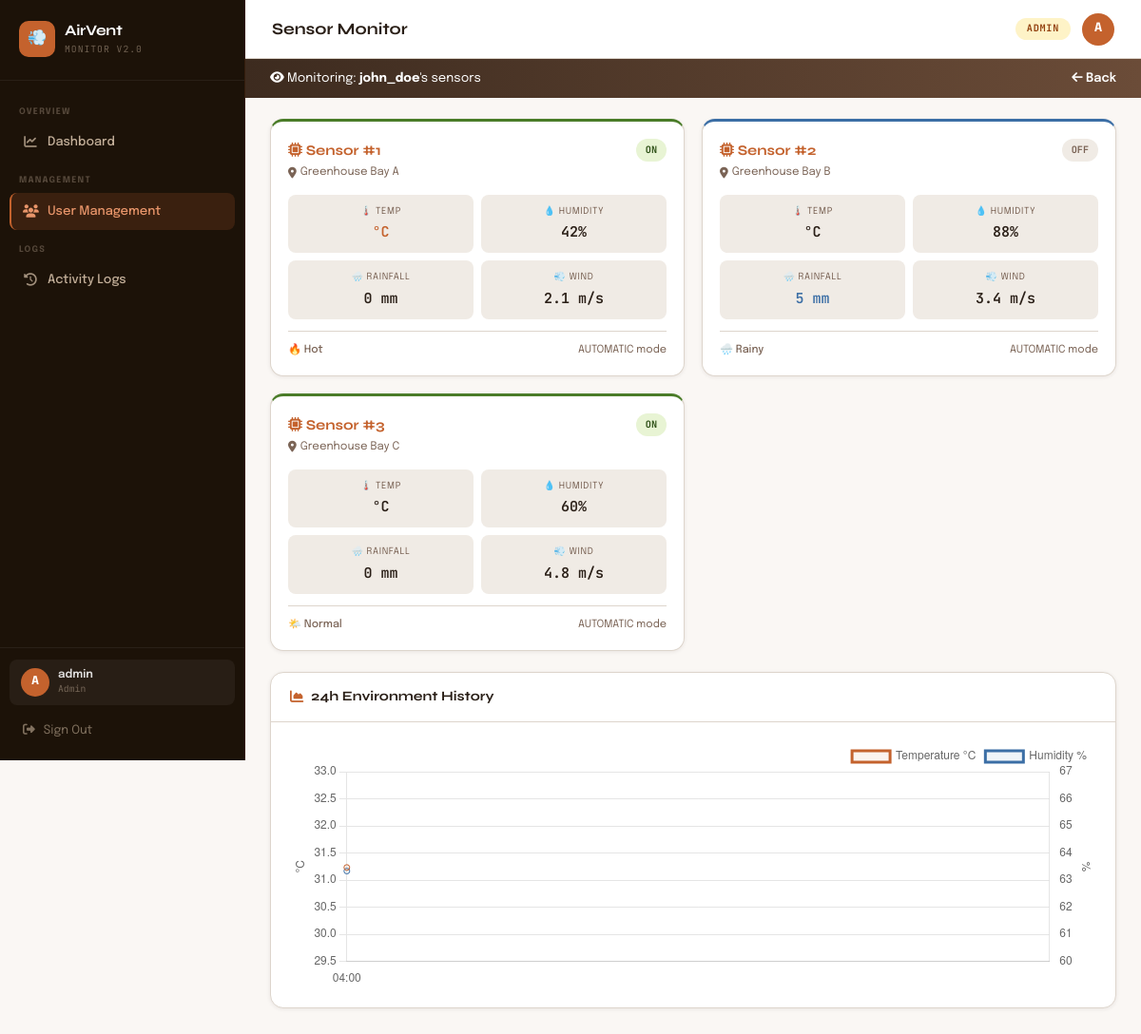
The page /app/admin/view-user.php?view_user=3 (signed in) on the database its author committed.
### tables this page shows
CREATE TABLE IF NOT EXISTS users (
    user_id    INT AUTO_INCREMENT PRIMARY KEY,
    username   VARCHAR(50)  NOT NULL UNIQUE,
    email      VARCHAR(100) NOT NULL UNIQUE,
    password   VARCHAR(255) NOT NULL,
    role       ENUM('user','manager','admin') NOT NULL DEFAULT 'user',
    created_at DATETIME DEFAULT CURRENT_TIMESTAMP
);

CREATE TABLE IF NOT EXISTS sensors (
    sensor_id  INT AUTO_INCREMENT PRIMARY KEY,
    location   VARCHAR(100) NOT NULL,
    latitude   DECIMAL(9,6) DEFAULT 0,
    longitude  DECIMAL(9,6) DEFAULT 0,
    status     ENUM('Active','Inactive') NOT NULL DEFAULT 'Active',
    created_at DATETIME DEFAULT CURRENT_TIMESTAMP
);

### config/config.php (called while the page is built, shortened)
<?php
$conn = new mysqli(DB_HOST, DB_USER, DB_PASS, DB_NAME);
$conn->set_charset(DB_CHAR);
function db_q(string $sql,string $t='',array $p=[]): array {
    global $conn; $st=$conn->prepare($sql); if(!$st)return[];
    if($t&&$p)$st->bind_param($t,...$p); $st->execute();
    $r=$st->get_result(); $rows=$r?$r->fetch_all(MYSQLI_ASSOC):[]; $st->close(); return $rows;
}
function db_one(string $sql,string $t='',array $p=[]): ?array {
    $r=db_q($sql,$t,$p); return $r[0]??null;
}
function e(string $s): string { return htmlspecialchars($s,ENT_QUOTES,'UTF-8'); }

### app/admin/view-user.php (the view, shortened to what this page needs)
<?php
$page_title='Sensor Monitor';
include 'header.php';
$vid=isset($_GET['view_user'])?intval($_GET['view_user']):null;
$vu=db_one("SELECT * FROM users WHERE user_id=?","i",[$vid]);
$sensors=db_q("SELECT s.*,r.temperature,r.humidity,r.weather_condition,r.vent_state,r.mode,r.rainfall,r.wind_speed,r.sunlight_intensity,r.created_at as last_read
  FROM sensors s LEFT JOIN(SELECT sr1.* FROM sensor_readings sr1 INNER JOIN(SELECT sensor_id,MAX(created_at)md FROM sensor_readings GROUP BY sensor_id)sr2 ON sr1.sensor_id=sr2.sensor_id AND sr1.created_at=sr2.md)r ON s.sensor_id=r.sensor_id ORDER BY s.sensor_id");
$hist=db_q("SELECT DATE_FORMAT(created_at,'%H:00')hour,AVG(temperature)temp,AVG(humidity)humidity FROM sensor_readings WHERE created_at>=DATE_SUB(NOW(),INTERVAL 24 HOUR) GROUP BY hour ORDER BY created_at ASC");
?>
<div class="view-banner"><div><i class="fas fa-eye"></i> Monitoring: <strong><?=e($vu['username'])?></strong>'s sensors</div>
  <a href="/hangin/app/admin/user-management.php" style="color:#fff;font-weight:600"><i class="fas fa-arrow-left"></i> Back</a></div>
<div class="sensor-grid">
<?php foreach($sensors as $s):
  $vs=strtolower($s['vent_state']??'off');
  $hasRain=($s['rainfall']??0)>0;
  $cardClass=$hasRain?'rain':($vs==='on'?'vent-on':'vent-off');
  $temp=$s['temperature']??0;
  $tempClass=$temp>35?'hot':($temp<20?'cool':'');
?>
<div class="sensor-card <?=$cardClass?>">
  <div class="s-head">
    <div><div class="s-id"><i class="fas fa-microchip"></i> Sensor #<?=$s['sensor_id']?></div>
      <div class="s-loc"><i class="fas fa-map-marker-alt"></i> <?=e($s['location'])?></div></div>
    <span class="vent-badge <?=$vs?>"><?=strtoupper($vs)?></span>
  </div>
  <div class="s-readings">
    <div class="s-reading"><div class="s-r-label">🌡️ Temp</div><div class="s-r-val <?=$tempClass?>"><?=$temp?°C:'—'?></div></div>
    <div class="s-reading"><div class="s-r-label">💧 Humidity</div><div class="s-r-val"><?=($s['humidity']??'—')?>%</div></div>
    <div class="s-reading"><div class="s-r-label">🌧️ Rainfall</div><div class="s-r-val <?=$hasRain?'wet':''?>"><?=($s['rainfall']??0)?> mm</div></div>
    <div class="s-reading"><div class="s-r-label">💨 Wind</div><div class="s-r-val"><?=($s['wind_speed']??0)?> m/s</div></div>
  </div>
  <div class="s-footer">
    <span class="s-condition"><?=$hasRain?'🌧️ Rainy':($temp>35?'🔥 Hot':'🌤️ Normal')?></span>
    <span><?=strtoupper($s['mode']??'N/A')?> mode</span>
  </div>
</div>
<?php endforeach;?>
</div>
<?php if(!empty($hist)):?>
<div class="card"><div class="card-head"><div class="card-title"><i class="fas fa-chart-area" style="color:var(--clay)"></i> 24h Environment History</div></div>
  <div class="card-body"><div class="chart-wrap"><canvas id="hChart"></canvas></div></div></div>
<script>
new Chart(document.getElementById('hChart'),{type:'line',data:{
  labels:<?=json_encode(array_column($hist,'hour'))?>,
  datasets:[{label:'Temperature °C',data:<?=json_encode(array_column($hist,'temp'))?>,borderColor:'#c4622d',backgroundColor:'rgba(196,98,45,.08)',fill:true,tension:.4},
            {label:'Humidity %',data:<?=json_encode(array_column($hist,'humidity'))?>,borderColor:'#3b6ea5',backgroundColor:'rgba(59,110,165,.08)',fill:true,tension:.4,yAxisID:'y1'}]},
  options:{responsive:true,maintainAspectRatio:false,plugins:{legend:{position:'top',align:'end'}},
  scales:{y:{position:'left',title:{display:true,text:'°C'}},y1:{position:'right',title:{display:true,text:'%'},grid:{display:false}},x:{grid:{display:false}}}}});
</script>
<?php endif;?>
<?php include 'footer.php';?>

### app/admin/header.php (shortened to what this page needs)
<?php
require_once __DIR__.'/../../config/config.php';
$me=$_SESSION['username']??'';
$role=$_SESSION['role']??'';
$pg=basename($_SERVER['PHP_SELF'],'.php');
$pt=$page_title??'Dashboard';
?>
<!DOCTYPE html><html lang="en"><head>
<link href="https://cdnjs.cloudflare.com/ajax/libs/font-awesome/6.4.0/css/all.min.css" rel="stylesheet">
<link rel="stylesheet" href="https://unpkg.com/leaflet/dist/leaflet.css">
<link rel="stylesheet" href="/hangin/assets/style.css">
</head><body>
<aside class="sidebar">
  <div class="sidebar-brand">
    <div class="brand-logo"><div class="brand-icon">💨</div>
      <div><div class="brand-name">AirVent</div><div class="brand-sub">Monitor v<?=APP_VER?></div></div>
    </div>
  </div>
  <nav class="sidebar-nav">
    <div class="nav-label">Overview</div>
    <a href="/hangin/app/admin/dashboard.php" class="<?=$pg==='dashboard'?'active':''?>"><i class="fas fa-chart-line"></i> Dashboard</a>
    <div class="nav-label">Management</div>
    <a href="/hangin/app/admin/user-management.php" class="<?=in_array($pg,['user-management','view-user'])?'active':''?>"><i class="fas fa-users"></i> User Management</a>
    <div class="nav-label">Logs</div>
    <a href="/hangin/app/admin/activity-logs.php" class="<?=$pg==='activity-logs'?'active':''?>"><i class="fas fa-history"></i> Activity Logs</a>
  </nav>
  <div class="sidebar-footer">
    <div class="user-chip">
      <div class="user-av"><?=strtoupper(substr($me,0,1))?></div>
      <div><div class="user-name"><?=e($me)?></div><div class="user-role"><?=$role?></div></div>
    </div>
    <a href="/hangin/auth/logout.php" class="logout-btn"><i class="fas fa-sign-out-alt"></i> Sign Out</a>
  </div>
</aside>
<div class="main-wrap">
  <div class="topbar">
    <div class="topbar-title"><?=e($pt)?></div>
    <div class="topbar-right">
      <span class="role-pill <?=$role?>"><?=ucfirst($role)?></span>
      <div class="topbar-av"><?=strtoupper(substr($me,0,1))?></div>
    </div>
  </div>
  <div class="content">

### app/admin/footer.php (shortened to what this page needs)
  </div>
</div>
</body></html>

### rows shown on the page
users: username "john_doe"
sensors: sensor_id "1", location "Greenhouse Bay A", vs "ON", humidity "42", rainfall "0", wind_speed "2.1", shows "🔥 Hot", mode "AUTOMATIC"
sensors: sensor_id "2", location "Greenhouse Bay B", vs "OFF", humidity "88", rainfall "5", wind_speed "3.4", shows "🌧️ Rainy", mode "AUTOMATIC"
sensors: sensor_id "3", location "Greenhouse Bay C", vs "ON", humidity "60", rainfall "0", wind_speed "4.8", shows "🌤️ Normal", mode "AUTOMATIC"

### other values the page prints
APP_VER "2.0"
substr($me,0,1) "A"
$me "admin"
$role "Admin"
$pt "Sensor Monitor"
$role "ADMIN"
chart data {{ json_encode(array_column($hist,'hour')) }} ["04:00"]
chart data {{ json_encode(array_column($hist,'temp')) }} [31.233333587646484]
chart data {{ json_encode(array_column($hist,'humidity')) }} [63.333333333333336]
